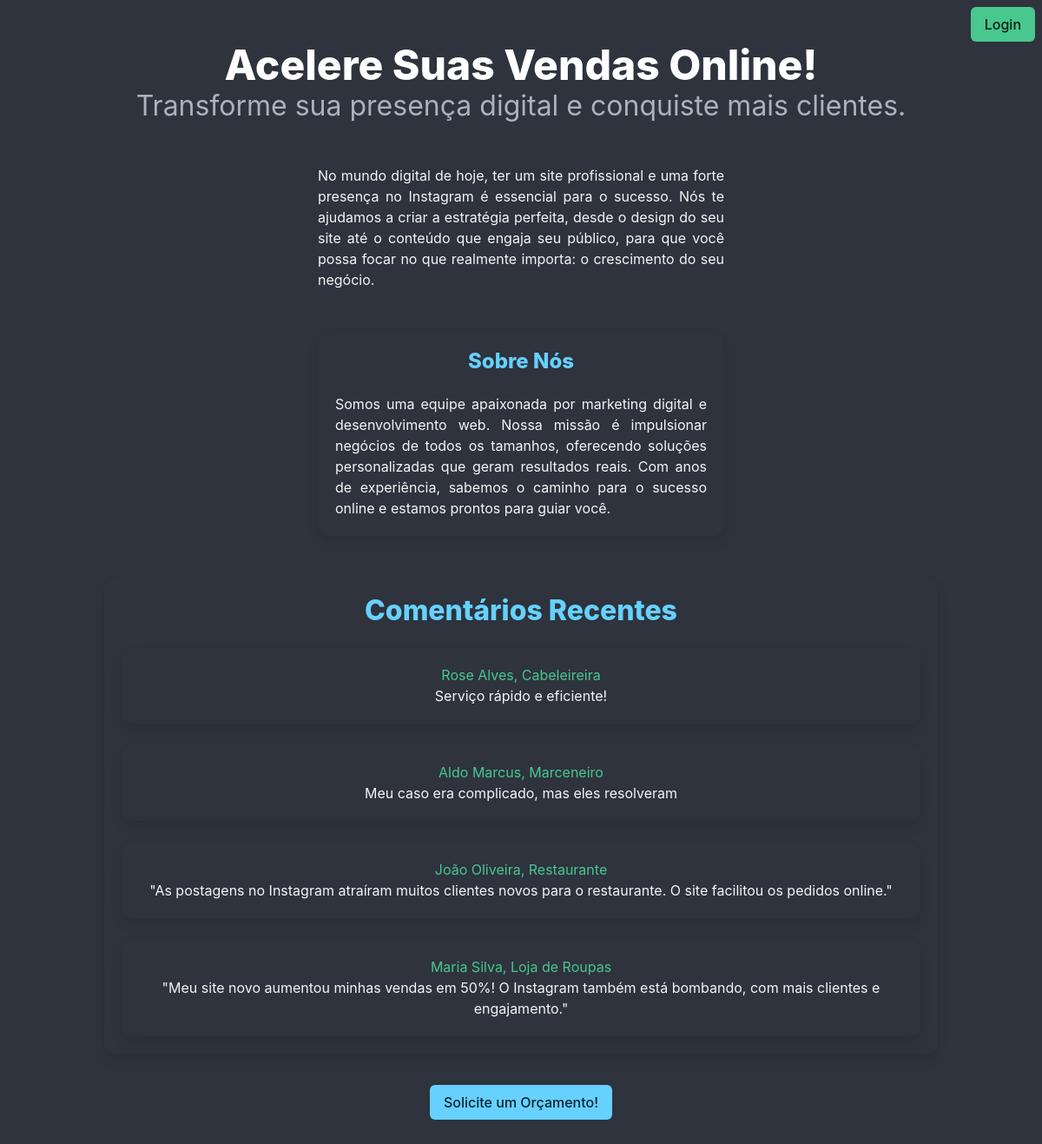
The page / on the database its author committed.
### modelos.py (models this page shows, shortened)
@dataclass
class Comentario(db.Model):
    id: int
    autor: str
    texto: str
    data_criacao: datetime
    id = db.Column(db.Integer, unique=True,
                   primary_key=True, autoincrement=True)
    autor = db.Column(db.String(80), nullable=False)
    texto = db.Column(db.String(500), nullable=False)
    data_criacao = db.Column(db.DateTime, default=datetime.now)

### appjs.py (the view, shortened to what this page needs)
@app.route('/', methods=['POST', 'GET'])
def home():
    comentarios = pegar_comentarios()
    if request.method == 'GET':
        return render_template('indexjs.html', comentarios=comentarios)

### appjs.py (called while the page is built)
def pegar_comentarios():
    with app.app_context():
        try:
            comentarios = Comentario.query.order_by(
                desc(Comentario.data_criacao)).all()
            return comentarios
        except Exception as e:
            print("Erro ao buscar comentários:", e)
            return []

### templates/indexjs.html (shortened to what this page needs)
<!DOCTYPE html>
<html lang="pt-BR">
<head>
    <link rel="stylesheet" type="text/css" href="/static/bulma.min.css">
</head>
<body class="has-background-dark">
    <div style="position: absolute; top: 0.5rem; right: 0.5rem; display: flex; align-items: right;">
        <button class="button is-success is-right" onclick="abrir('modalLogin')">Login</button>
    </div>
    <section class="hero is-dark is-fullheight">
        <div class="hero-body">
            <div class="container has-text-centered">
                <h1 class="title is-1 has-text-white">Acelere Suas Vendas Online!</h1>
                <p class="subtitle is-3 has-text-grey-light">Transforme sua presença digital e conquiste mais clientes.
                </p>
                <br>
                <div class="columns is-centered">
                    <div class="column is-half">
                        <p class="has-text-justified has-text-white-ter">
                            No mundo digital de hoje, ter um site profissional e uma forte presença no Instagram é
                            essencial para o sucesso.
                            Nós te ajudamos a criar a estratégia perfeita, desde o design do seu site até o conteúdo que
                            engaja seu público,
                            para que você possa focar no que realmente importa: o crescimento do seu negócio.
                        </p>
                    </div>
                </div>
                <br>
                <div class="columns is-centered">
                    <div class="column is-half">
                        <div class="box has-background-grey-darker has-text-white-ter">
                            <h2 class="title is-4 has-text-info">Sobre Nós</h2>
                            <p class="has-text-justified">
                                Somos uma equipe apaixonada por marketing digital e desenvolvimento web. Nossa missão é
                                impulsionar
                                negócios de todos os tamanhos, oferecendo soluções personalizadas que geram resultados
                                reais.
                                Com anos de experiência, sabemos o caminho para o sucesso online e estamos prontos para
                                guiar você.
                            </p>
                        </div>
                    </div>
                </div>
                <br>
                <div class="box has-background-grey-darker">
                    <h2 class="title is-3 has-text-info">Comentários Recentes</h2>
                    <div class="box has-background-dark">
                        <p class="has-text-success">Rose Alves, Cabeleireira</p>
                        <p class="has-text-white-ter">Serviço rápido e eficiente!</p>
                    </div>
                    <div class="box has-background-dark">
                        <p class="has-text-success">Aldo Marcus, Marceneiro</p>
                        <p class="has-text-white-ter">Meu caso era complicado, mas eles resolveram</p>
                    </div>
                    {% if comentarios %}
                    {% for comentario in comentarios %}
                    <div class="box has-background-dark">
                        <p class="has-text-success">{{ comentario.autor }}</p>
                        <p class="has-text-white-ter">{{ comentario.texto }}</p>
                    </div>
                    {% endfor %}
                    {% endif %}
                </div>
                <button class="button is-info m-3" onclick="abrir('modalOrcamento')">Solicite um Orçamento!</button>
            </div>
        </div>
    </section>
</body>
</html>

### rows shown on the page
Comentario: autor "João Oliveira, Restaurante", texto "\"As postagens no Instagram atraíram muitos clientes novos para o restaurante. O site facilitou os pedidos online.\""
Comentario: autor "Maria Silva, Loja de Roupas", texto "\"Meu site novo aumentou minhas vendas em 50%! O Instagram também está bombando, com mais clientes e engajamento.\""
